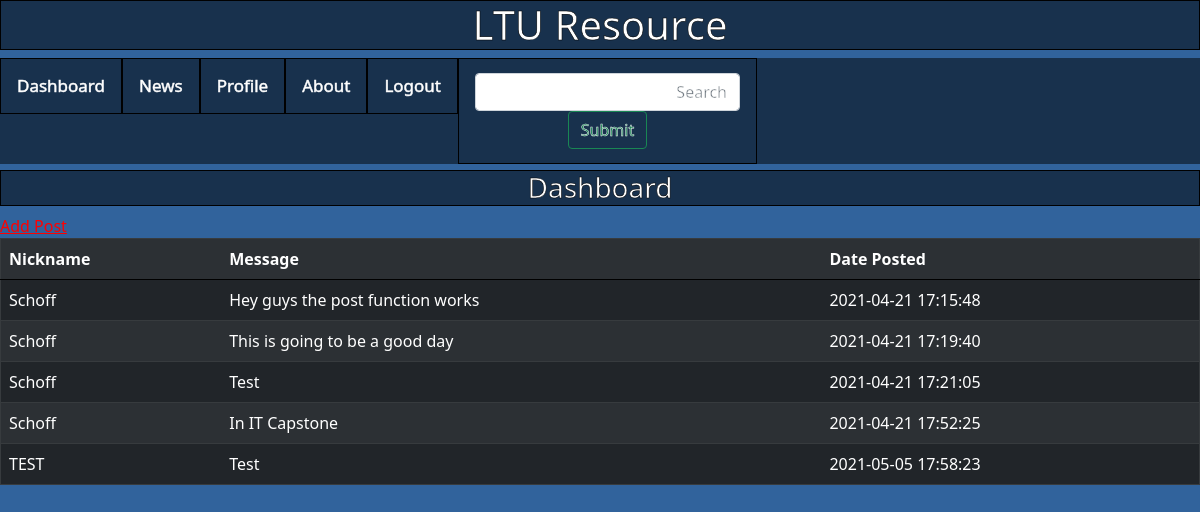
The app's page /NewPostAction.php (signed in) with its own data.
### tables this page shows
CREATE TABLE IF NOT EXISTS `post` (
  `postid` int NOT NULL AUTO_INCREMENT,
  `message` varchar(256) NOT NULL,
  `dateposted` datetime NOT NULL DEFAULT CURRENT_TIMESTAMP,
  `file` varchar(32) DEFAULT NULL,
  `userid` int NOT NULL,
  PRIMARY KEY (`postid`),
  KEY `userid` (`userid`)
);

CREATE TABLE IF NOT EXISTS `user` (
  `userid` int NOT NULL AUTO_INCREMENT,
  `nickname` varchar(32) NOT NULL,
  `password` varchar(32) NOT NULL,
  `email` varchar(32) NOT NULL,
  `profilepicture` varchar(32) DEFAULT NULL,
  `bio` varchar(128) DEFAULT NULL,
  `fname` varchar(32) DEFAULT NULL,
  `lname` varchar(32) DEFAULT NULL,
  `dob` date DEFAULT NULL,
  PRIMARY KEY (`userid`)
);

### NewPostAction.php (the view, shortened to what this page needs)
<?php
include 'Connection.php';
$message = $_POST['message'];
$userid = $_SESSION['user'];
$sql = "INSERT INTO post (message, userid) VALUES ('$message', $userid);";
$result = $conn->query($sql);
if ($result) {
	$sqlget = "SELECT post.message, post.dateposted, user.nickname FROM post LEFT JOIN user ON post.userid = user.userid;";
	$sqldata = mysqli_query($conn,$sqlget) or die("Error getting data");
	if (isset($_SESSION["user"]) && !empty($_SESSION["user"])){
		echo "<!doctype html>
		<html>
		<head>
		<meta charset='utf-8'>
		<title>Untitled Document</title>
			<link href = 'Dashboard.php'>
			<link href = 'Dashboard.php' rel = 'connection'>
			<link href='https://cdn.jsdelivr.net/npm/bootstrap@5.0.0-beta3/dist/css/bootstrap.min.css' rel='stylesheet'>
			<link href = 'Style.css' rel = 'stylesheet'>
		</head>
		<body>
			<h1 class = 'header'> LTU Resource</h1>
			<div class='topnav'>
				<a class='dash' href='Dashboard.php'>Dashboard</a>
				<a class='das' href='News.php'>News</a>
				<a class='dash' href='Profile.html'>Profile</a>
				<a class='dash' href='About.php'>About</a>
				<a class='dash' href='Logout.php'>Logout</a>
				<a>
					<form class='dash' action = 'SearchAction.php'>
						<input class='form-control me-2'  id = 'input' name = 'input' type='text' placeholder='Search' aria-label='Search' style = 'width: 100%; text-align: right'>
						<input class='btn btn-outline-success' type='submit'>
					</form>
				</a>
			</div>
			<h3 class='title'>Dashboard</h3>
			<a href='NewPost.html' style = 'color: red'>Add Post</a>
		</body>
		</html>";
		}
	echo "<table class='table table-dark table-striped'>";
	echo "<tr><th>Nickname</th><th>Message</th><th>Date Posted</th></tr>";
	while ($row = mysqli_fetch_array($sqldata, MYSQLI_ASSOC)){
		echo "<tr><td>";
		echo $row['nickname'];
		echo "</td><td>";
		echo $row['message'];
		echo "</td><td>";
		echo $row['dateposted'];
		echo "</td></tr>";
	}
	echo "</table>";
	} else {
	  echo "Something went wrong.";
	  echo $_SESSION["nick"];
	}
?>

### Style.css (style rules this page uses)
body { background-color: #31639C; width: 100%; height: 100%; }
.header { background-color: rgba(0, 0, 0, 0.5); color: white; text-align: center; border: 1px solid black; -webkit-text-stroke: .5px black; }
h3 { background-color: rgba(0, 0, 0, 0.5); color: white; text-align: left; border: 1px solid black; -webkit-text-stroke: .5px black; }
.topnav { align-items: center; background-color: rgba(0, 0, 0, 0.5); overflow: hidden; display: inline-block; width: 100%; -webkit-text-stroke: .5px white; font-weight: 500; }
.topnav a { float: left; color: white; text-align: center; padding: 14px 16px; text-decoration: none; font-size: 17px; border: 1px solid black }
form { color: white; }
.title { text-align: center; width: auto }
table { border: .75px solid black; background-color: rgba(0, 0, 0, 0.5); color: white; }
th { border-bottom: 1px solid black; }
td { height: 70%; }

### records on screen
post: userid.nickname "Schoff", message "Hey guys the post function works", dateposted "2021-04-21 17:15:48"
post: userid.nickname "Schoff", message "This is going to be a good day", dateposted "2021-04-21 17:19:40"
post: userid.nickname "Schoff", message "Test", dateposted "2021-04-21 17:21:05"
post: userid.nickname "Schoff", message "In IT Capstone", dateposted "2021-04-21 17:52:25"
post: userid.nickname "TEST", message "Test", dateposted "2021-05-05 17:58:23"
